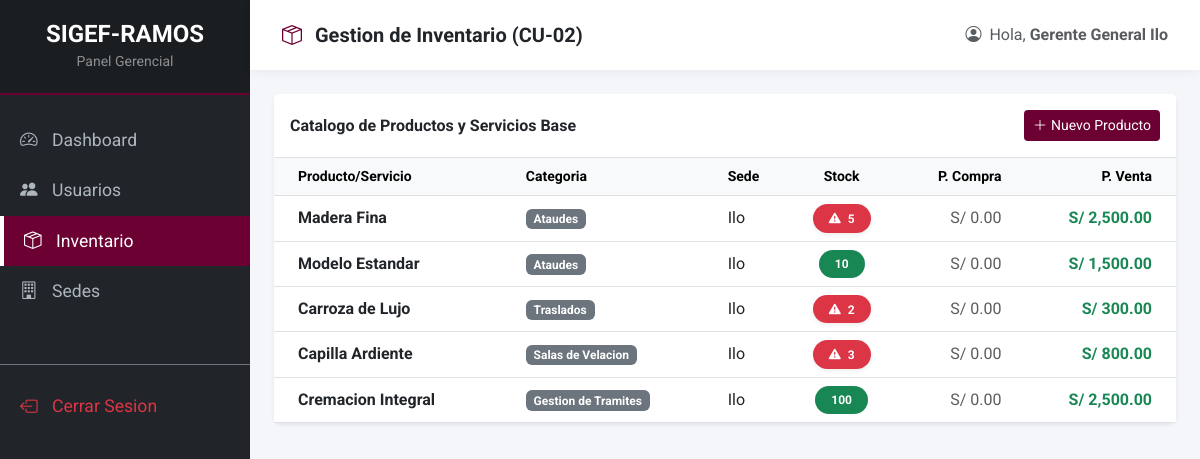
/index.php?controller=inventario (signed in), run on the app's committed database.
### tables this page shows
CREATE TABLE `inventario` (
  `id` int(11) NOT NULL,
  `sede_id` int(11) NOT NULL,
  `producto` varchar(100) NOT NULL,
  `categoria` enum('Ataudes','Traslados','Salas de Velacion','Arreglos Florales','Recordatorios Funebres','Gestion de Tramites') NOT NULL,
  `imagen` varchar(255) DEFAULT NULL,
  `stock` int(11) NOT NULL DEFAULT 0,
  `stock_minimo` int(11) NOT NULL DEFAULT 5,
  `precio_compra` decimal(10,2) DEFAULT NULL,
  `precio_venta` decimal(10,2) DEFAULT NULL,
  `created_at` timestamp NOT NULL DEFAULT current_timestamp()
);

CREATE TABLE `sedes` (
  `id` int(11) NOT NULL,
  `nombre` varchar(100) NOT NULL,
  `direccion` varchar(255) DEFAULT NULL,
  `telefono` varchar(20) DEFAULT NULL,
  `created_at` timestamp NOT NULL DEFAULT current_timestamp()
);

### models/Inventario.php (called while the page is built, shortened)
<?php
require_once __DIR__ . '/../config/conexion.php';
class Inventario
{
    private $conn;
    private $table_name = "inventario";
    public function __construct()
    {
        $database = new Conexion();
        $this->conn = $database->getConexion();
    }
    public function obtenerTodos($sede_id = null)
    {
        $query = "SELECT i.id, i.producto, i.categoria, i.imagen, i.stock, i.stock_minimo, i.precio_compra, i.precio_venta, s.nombre as sede_nombre
                  FROM " . $this->table_name . " i
                  JOIN sedes s ON i.sede_id = s.id";
        if ($sede_id) {
            $query .= " WHERE i.sede_id = :sede_id";
        }
        $query .= " ORDER BY i.categoria, i.producto ASC";
        $stmt = $this->conn->prepare($query);
        if ($sede_id) {
            $stmt->bindParam(':sede_id', $sede_id);
        }
        $stmt->execute();
        return $stmt->fetchAll(PDO::FETCH_ASSOC);
    }
}
?>

### config/conexion.php (called while the page is built, shortened)
<?php
class Conexion
{
    private $host = "localhost";
    private $db_name = "sigef_ramos";
    private $username = "root";
    private $password = "";
    public function getConexion()
    {
        $this->conn = null;
        try {
            $this->conn = new PDO("mysql:host=" . $this->host . ";dbname=" . $this->db_name . ";charset=utf8mb4", $this->username, $this->password);
            $this->conn->setAttribute(PDO::ATTR_ERRMODE, PDO::ERRMODE_EXCEPTION);
            $this->conn->exec("SET NAMES utf8mb4");
        }
        catch (PDOException $exception) {
            echo "Error de conexion: " . $exception->getMessage();
        }
        return $this->conn;
    }
}
?>

### views/gerente/inventario.php (the view, shortened to what this page needs)
<!DOCTYPE html>
<html lang="es">
<head>
    <link href="https://cdn.jsdelivr.net/npm/bootstrap@5.3.0/dist/css/bootstrap.min.css" rel="stylesheet">
    <link href="https://cdn.jsdelivr.net/npm/bootstrap-icons@1.10.5/font/bootstrap-icons.css" rel="stylesheet">
</head>
<body>
    <div class="wrapper">
        <nav id="sidebar">
            <div class="sidebar-header text-center">
                <h4 class="mb-0 fw-bold">SIGEF-RAMOS</h4>
                <small class="text-white-50">Panel Gerencial</small>
            </div>
            <ul class="list-unstyled components">
                <li><a href="index.php?controller=dashboard"><i class="bi bi-speedometer2"></i> Dashboard</a></li>
                <li><a href="index.php?controller=usuario"><i class="bi bi-people-fill"></i> Usuarios</a></li>
                <li class="active"><a href="index.php?controller=inventario"><i class="bi bi-box-seam"></i> Inventario</a></li>
                <li><a href="index.php?controller=sede"><i class="bi bi-building"></i> Sedes</a></li>
                <li class="mt-5 border-top border-secondary pt-3">
                    <a href="index.php?controller=auth&action=logout" class="text-danger"><i class="bi bi-box-arrow-left"></i> Cerrar Sesion</a>
                </li>
            </ul>
        </nav>
        <div id="content">
            <nav class="navbar navbar-expand-lg header-custom mb-4">
                <div class="container-fluid">
                    <span class="navbar-brand fw-bold text-dark"><i class="bi bi-box-seam text-guinda me-2"></i> Gestion de Inventario (CU-02)</span>
                    <span class="text-muted"><i class="bi bi-person-circle me-1"></i> Hola, <strong><?php echo htmlspecialchars($_SESSION['nombre'] ?? 'Gerente'); ?></strong></span>
                </div>
            </nav>
            <div class="container-fluid px-4 pb-5">
                <div class="card border-0 shadow-sm rounded-3">
                    <div class="card-header bg-white border-bottom py-3 d-flex justify-content-between align-items-center">
                        <h6 class="mb-0 text-dark fw-bold">Catalogo de Productos y Servicios Base</h6>
                        <button class="btn btn-sm btn-guinda" data-bs-toggle="modal" data-bs-target="#modalAgregar">
                            <i class="bi bi-plus-lg me-1"></i>Nuevo Producto
                        </button>
                    </div>
                    <div class="card-body p-0">
                        <div class="table-responsive">
                            <table class="table table-hover align-middle mb-0">
                                <thead class="table-light text-muted small">
                                    <tr>
                                        <th class="ps-4">Producto/Servicio</th>
                                        <th>Categoria</th>
                                        <th>Sede</th>
                                        <th class="text-center">Stock</th>
                                        <th class="text-end">P. Compra</th>
                                        <th class="text-end pe-4">P. Venta</th>
                                    </tr>
                                </thead>
                                <tbody>
                                    <?php if (empty($productos)): ?>
                                        <tr><td colspan="6" class="text-center text-muted py-4">No hay productos registrados en el inventario.</td></tr>
                                    <?php
else: ?>
                                        <?php foreach ($productos as $item): ?>
                                        <tr>
                                            <td class="ps-4 fw-bold text-dark"><?php echo htmlspecialchars($item['producto']); ?></td>
                                            <td><span class="badge bg-secondary"><?php echo htmlspecialchars($item['categoria']); ?></span></td>
                                            <td><?php echo htmlspecialchars($item['sede_nombre']); ?></td>
                                            <td class="text-center">
                                                <?php if ($item['stock'] < 3 || $item['stock'] <= $item['stock_minimo']): ?>
                                                    <span class="badge bg-danger rounded-pill px-3 py-2 shadow-sm" title="Stock Critico">
                                                        <i class="bi bi-exclamation-triangle-fill me-1"></i> <?php echo $item['stock']; ?>
                                                    </span>
                                                <?php
        else: ?>
                                                    <span class="badge bg-success rounded-pill px-3 py-2">
                                                        <?php echo $item['stock']; ?>
                                                    </span>
                                                <?php
        endif; ?>
                                            </td>
                                            <td class="text-end text-muted">S/ <?php echo number_format($item['precio_compra'], 2); ?></td>
                                            <td class="text-end fw-bold text-success pe-4">S/ <?php echo number_format($item['precio_venta'], 2); ?></td>
                                        </tr>
                                        <?php
    endforeach; ?>
                                    <?php
endif; ?>
                                </tbody>
                            </table>
                        </div>
                    </div>
                </div>
            </div>
        </div>
    </div>
</body>
</html>

### views/gerente/inventario.php (style rules this page uses)
body { background-color: #f4f6f9; font-family: 'Roboto', sans-serif; }
.wrapper { display: flex; width: 100%; align-items: stretch; }
#sidebar { min-width: 250px; max-width: 250px; min-height: 100vh; background-color: #212529; color: #fff; }
#sidebar .sidebar-header { padding: 20px; background: #1a1e21; border-bottom: 2px solid #6D0032; }
#sidebar ul.components { padding: 20px 0; }
#sidebar ul li a { padding: 12px 20px; font-size: 1.1em; display: block; color: #adb5bd; text-decoration: none; }
#sidebar ul li a:hover, #sidebar ul li.active > a { color: #fff; background: #6D0032; border-left: 4px solid #fff; }
#sidebar ul li a i { margin-right: 10px; }
#content { width: 100%; transition: all 0.3s; }
.header-custom { background-color: #ffffff; box-shadow: 0 2px 10px rgba(0,0,0,0.05); padding: 15px 20px; }
.text-guinda { color: #6D0032 !important; }
.btn-guinda { background-color: #6D0032; color: white; }

### data on the page
inventario: producto "Madera Fina", categoria "Ataudes", sede.nombre "Ilo", stock "5", precio_compra "0.00", precio_venta "2,500.00"
inventario: producto "Modelo Estandar", categoria "Ataudes", sede.nombre "Ilo", stock "10", precio_compra "0.00", precio_venta "1,500.00"
inventario: producto "Carroza de Lujo", categoria "Traslados", sede.nombre "Ilo", stock "2", precio_compra "0.00", precio_venta "300.00"
inventario: producto "Capilla Ardiente", categoria "Salas de Velacion", sede.nombre "Ilo", stock "3", precio_compra "0.00", precio_venta "800.00"
inventario: producto "Cremacion Integral", categoria "Gestion de Tramites", sede.nombre "Ilo", stock "100", precio_compra "0.00", precio_venta "2,500.00"

### other printed values
$_SESSION['nombre'] "Gerente General Ilo"
